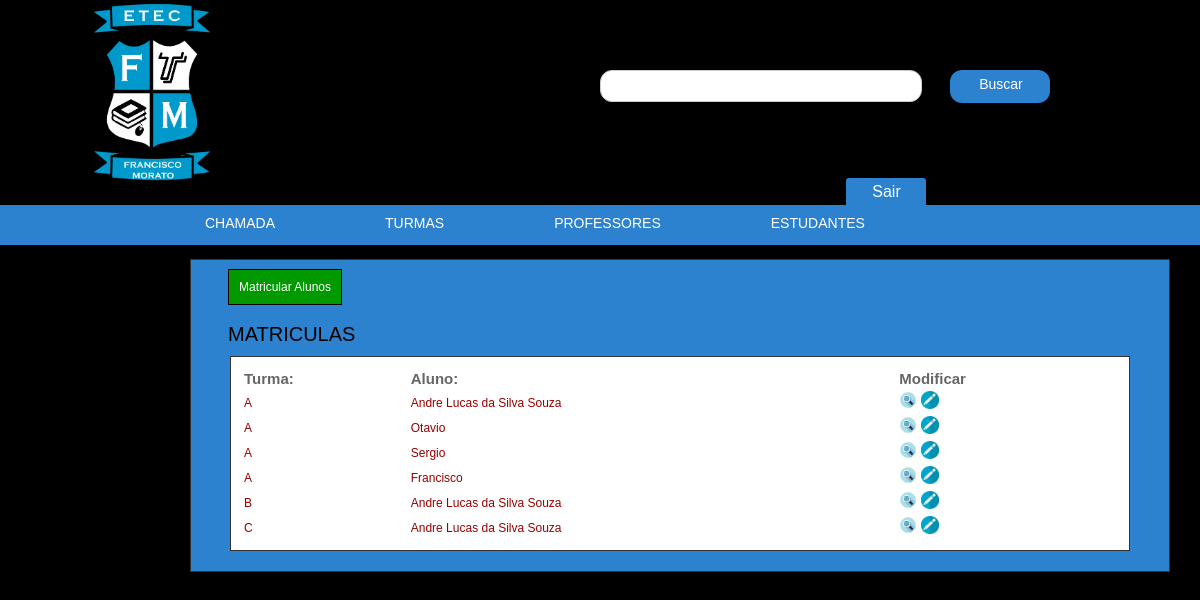
The page /admin/cursos_e_disciplinas.php?pg=matricula on the database its author committed.
### tables this page shows
CREATE TABLE `matricula` (
  `id_matricula` int(10) unsigned NOT NULL AUTO_INCREMENT,
  `id_turma` tinyint(3) unsigned DEFAULT NULL,
  `id_aluno` mediumint(8) unsigned DEFAULT NULL,
  `data_matricula` date NOT NULL,
  PRIMARY KEY (`id_matricula`),
  KEY `FK_turma_matricula` (`id_turma`),
  KEY `FK_aluno_matricula` (`id_aluno`),
  CONSTRAINT `FK_aluno_matricula` FOREIGN KEY (`id_aluno`) REFERENCES `aluno` (`id_aluno`),
  CONSTRAINT `FK_turma_matricula` FOREIGN KEY (`id_turma`) REFERENCES `turma` (`id_turma`)
);

CREATE TABLE `turma` (
  `id_turma` tinyint(3) unsigned NOT NULL AUTO_INCREMENT,
  `nome_turma` varchar(2) NOT NULL,
  `quantidade_alunos` tinyint(3) unsigned NOT NULL,
  `disponivel` bit(1) NOT NULL DEFAULT b'1',
  PRIMARY KEY (`id_turma`),
  KEY `idx_nome_turma` (`nome_turma`)
);

CREATE TABLE `inscricao` (
  `id_inscricao` mediumint(8) unsigned NOT NULL AUTO_INCREMENT,
  `data_inscricao` datetime NOT NULL,
  `nome_aluno` varchar(120) NOT NULL,
  `sexo_aluno` enum('MASCULINO','FEMININO','OUTRO') NOT NULL,
  `email` varchar(120) DEFAULT NULL,
  `telefone_responsavel` char(10) DEFAULT NULL,
  `celular_responsavel` char(11) DEFAULT NULL,
  `inscrito` bit(1) NOT NULL DEFAULT b'0',
  PRIMARY KEY (`id_inscricao`),
  UNIQUE KEY `email` (`email`),
  KEY `idx_data_inscricao` (`data_inscricao`),
  KEY `idx_nome_aluno` (`nome_aluno`)
);

### admin/cursos_e_disciplinas.php (the view, shortened to what this page needs)
<!DOCTYPE html PUBLIC "-//W3C//DTD XHTML 1.0 Transitional//EN" "http://www.w3.org/TR/xhtml1/DTD/xhtml1-transitional.dtd">
<html xmlns="http://www.w3.org/1999/xhtml">
<head>
	<link href="css/cursos_e_disciplinas.css" rel="stylesheet" type="text/css" />
</head>
<body>
	<?php require "topo.php"; ?>
	<div id="caixa_preta">
	</div>
	<?php if(@$_GET['pg'] == 'matricula'){ ?>
		<div id="box_disciplinas">
			<a class="a2" href="cursos_e_disciplinas.php?pg=matricula&amp;cadastra=sim">Matricular Alunos</a>
			<br/><br/>
			<h1>
				MATRICULAS
			</h1>
			<?php $sql_consulta_matriculas = "SELECT * FROM matricula m INNER JOIN aluno a ON a.id_aluno = m.id_aluno INNER JOIN inscricao i ON i.id_inscricao = a.id_inscricao INNER JOIN turma t ON t.id_turma = m.id_turma ORDER BY t.nome_turma ASC";
			$resultado_consulta_matricula = mysqli_query($conexao, $sql_consulta_matriculas) or die(mysqli_error($conexao));
			if(mysqli_num_rows($resultado_consulta_matricula) == ''){
				echo "<h2>No momento não existe nenhuma matricula!</h2><br><br>";
			}else{?>
    			<table width="900" border="0">
      			<tr>
        			<td>
						<strong>Turma:</strong>
					</td>
        			<td>
						<strong>Aluno:</strong>
					</td>
					<td>
						<strong>Modificar</strong>
					</td>
      			</tr>
      			<?php while($resultado_consulta_matricula_valores = mysqli_fetch_assoc($resultado_consulta_matricula)){
					$nome_turma = $resultado_consulta_matricula_valores['nome_turma'];
					$nome_aluno = $resultado_consulta_matricula_valores['nome_aluno'];
					$cod_matricula = $resultado_consulta_matricula_valores['id_matricula'];?>
      				<tr>
        				<td>
							<h3><?php echo $nome_turma; ?></h3>
						</td>
        				<td>
							<h3><?php echo $nome_aluno; ?></h3>
						</td>
						<td style="color: #A00C0E">
							<a href="cursos_e_disciplinas.php?pg=matricula&amp;op=visualizar&=matricula<?php echo $cod_matricula; ?>" ><img title="Visualizar Matricula de <?php echo $nome_aluno; ?>" src="img/lupa_turma.png" width="18" height="18" border="0"></a>
							<a href="cursos_e_disciplinas.php?pg=matricula&amp;op=atualizar&matricula=<?php echo $cod_matricula; ?>"><img title="Atualizar Matricula de <?php echo $nome_aluno; ?>" src="img/editar.png" width="18" height="18" border="0"></a>
						</td
      				</tr>
      			<?php } ?>
    			</table>
			<?php } ?>
		</div>
	<?php } ?>
	<?php require "rodape.php"; ?>
</body>
</html>

### admin/topo.php (shortened to what this page needs)
<!DOCTYPE html PUBLIC "-//W3C//DTD XHTML 1.0 Transitional//EN" "http://www.w3.org/TR/xhtml1/DTD/xhtml1-transitional.dtd">
<html xmlns="http://www.w3.org/1999/xhtml">
<head>
	<?php require "../config.php"; ?>
	<link href="css/topo.css" rel="stylesheet" type="text/css" />
	<link href="../css/lightbox.css" rel="stylesheet" />
	<link rel="stylesheet" href="../jquery.superbox.css" type="text/css" media="all" />
</head>
<body bgcolor="#000">
	 <div id="box_topo">
 		<div id="logo">
  			<img src="../img/logoEtec.png" width="130"/>
 		</div>
 		<div id="campo_busca">
  			<form name="" method="post" action="" enctype="multipart/form-data">
   				<input type="text" name="key" /><input class="input" type="submit" name="search" value="Buscar" />
 			</form>
 		</div>
 		<div id="mostra_login">
			<a href="../config.php?pg=sair"> <input id="logout" class="input" type="submit" name="logout" value="Sair" /> </a>
 		</div>
	</div>
	<div id="box_menu">
 		<div id="menu_topo">
  			<ul>
   				<li> <a href="fazer_chamada.php">CHAMADA</a> </li>
   				<li><a href="">TURMAS</a>
				</li>
				<li>
					<a href="">PROFESSORES</a>
				</li>
				<li>
					<a href="">ESTUDANTES</a>
				</li>
 			</ul>
 		</div>
	</div>
</body>
</html>

### config.php (shortened to what this page needs)
<!DOCTYPE html PUBLIC "-//W3C//DTD XHTML 1.0 Transitional//EN" "http://www.w3.org/TR/xhtml1/DTD/xhtml1-transitional.dtd">
<html xmlns="http://www.w3.org/1999/xhtml">
<head>
</head>
<body>
</body>
</html>

### admin/rodape.php (shortened to what this page needs)
<!DOCTYPE html PUBLIC "-//W3C//DTD XHTML 1.0 Transitional//EN" "http://www.w3.org/TR/xhtml1/DTD/xhtml1-transitional.dtd">
<html xmlns="http://www.w3.org/1999/xhtml">
<head>
<link href="css/rodape.css" rel="stylesheet" type="text/css" />
</head>
<body>
</body>
</html>

### admin/css/cursos_e_disciplinas.css (style rules this page uses)
#caixa_preta { background:#000; width:980px; margin:18px auto; height:15px; }
#box_disciplinas { width:978px; background-color:#2C82CE; height:auto; float:left; text-align:left; margin:-20px 0 20px 190px; border:1px solid #333; padding: 20px 0px; }
#box_disciplinas .a2 { font:12px Arial, Helvetica, sans-serif; margin:30px 0 10px 37px; color:#FFF; background:#090; text-decoration:none; padding:10px; border:1px solid #000; }
#box_disciplinas h1 { font:20px Arial, Helvetica, sans-serif; margin:15px 0 10px 37px; color:#000; }
#box_disciplinas table { border:1px solid #333; padding:10px; background:#FFF; margin:0 0 10px 0; margin:auto; font:15px Arial, Helvetica, sans-serif; text-align:left; }
#box_disciplinas h3 { font:12px Arial, Helvetica, sans-serif; margin:2px 0 0 0; color:#900; }

### admin/css/topo.css (style rules this page uses)
body { padding:0; margin:0; }
#box_topo { width:900px; height:200px; margin:10px auto; }
#logo { width:320px; height:200px; float:left; margin:-10px 0 0 -160px; }
#campo_busca { width:450px; height:80px; float:right; margin:60px 0 -12px 0; }
#campo_busca input { float:left; padding:10px; width:300px; height:10px; border:1px solid #ccc; font-size: 18px; -moz-border-radius:10px; -webkit-border-radius:10px; border-radius:12px; }
#campo_busca .input { font:14px Arial, Helvetica, sans-serif; float:left; margin:0 0 0 28px; color: #fff; background-color: #2C82CE; width:100px; height:33px; border:0; padding:6px 14px 12px 16px; }
#mostra_login { width:450px; height:30px; float:right; margin:40px 0 -5px 0; }
#mostra_login a { top: -15px; color: #fff; text-decoration: none; margin:0 0 0 90px; padding:8px 14px 12px 16px; width:300px; height:6px; font:16px Arial, Helvetica, sans-serif; }
#logout { top: -20px; color: #fff; text-decoration: none; margin:0 0 0 29px; padding:0px 14px 12px 16px; width:80px; height:40px; font:16px Arial, Helvetica, sans-serif; border-radius:3px; border: none; background-color: #2C82CE; }
#box_menu { width:auto; background: #2C82CE; height:40px; margin:-17px auto; }
#menu_topo { width:980px; height:40px; margin:auto; }
#menu_topo ul { list-style:none; }
#menu_topo ul li { float:left; display:inline; padding: 0px 5px; margin-left: 0px; }
#menu_topo ul li a { float:left; color:#FFF; font:14px Arial, Helvetica, sans-serif; margin:0px 0 0 0; padding:10px 50px 13.5px 50px; text-transform:uppercase; text-decoration:none; }

### admin/css/rodape.css (style rules this page uses)
body { text-align:center; font:12px Arial, Helvetica, sans-serif; color:#666; }

### rows shown on the page
matricula: id_turma.nome_turma "A", inscricao.nome_aluno "Andre Lucas da Silva Souza"
matricula: id_turma.nome_turma "A", inscricao.nome_aluno "Otavio"
matricula: id_turma.nome_turma "A", inscricao.nome_aluno "Sergio"
matricula: id_turma.nome_turma "A", inscricao.nome_aluno "Francisco"
matricula: id_turma.nome_turma "B", inscricao.nome_aluno "Andre Lucas da Silva Souza"
matricula: id_turma.nome_turma "C", inscricao.nome_aluno "Andre Lucas da Silva Souza"
